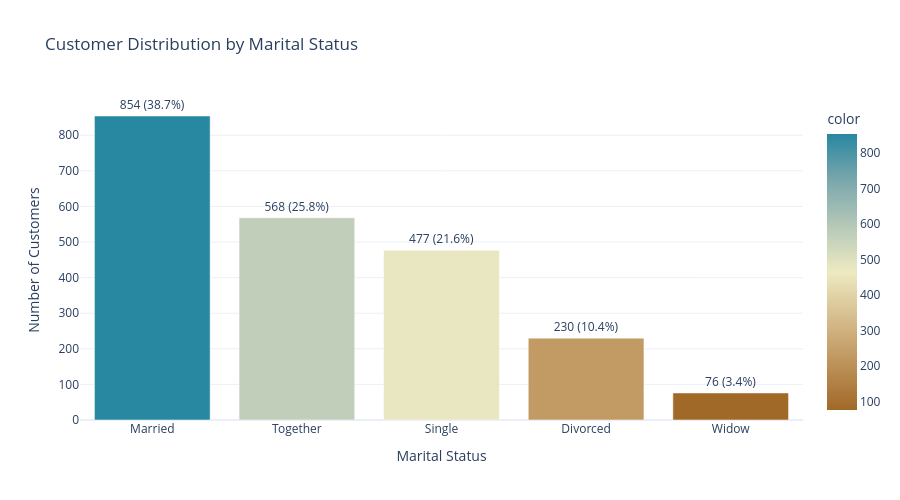

Notebook source saved alongside this figure:
### Markdown cell above
## 4. Customer Demographics

Understanding who our customers are in terms of education, marital status, and family composition. This demographic information can help tailor marketing messages and product offerings to different customer segments.

### Code cell
# Marital status distribution - bar chart
marital_cols = [col for col in ifood_df.columns if col.startswith('marital_')]
marital_counts = ifood_df[marital_cols].sum().sort_values(ascending=False)
marital_counts.index = [col.replace('marital_', '') for col in marital_counts.index]

# Calculate percentages
marital_pct = (marital_counts / len(ifood_df) * 100).round(1)

fig = px.bar(
    x=marital_counts.index,
    y=marital_counts.values,
    title='Customer Distribution by Marital Status',
    labels={'x': 'Marital Status', 'y': 'Number of Customers'},
    color=marital_counts.values,
    color_continuous_scale='earth',
    text=[f"{count} ({pct}%)" for count, pct in zip(marital_counts.values, marital_pct.values)]
)
fig.update_traces(textposition='outside')
fig.update_layout(showlegend=False, height=500)
fig.show()

### Figure 1 — Plotly figure (JSON) as saved in the notebook; plotly's stock layout.template omitted (floating-point values rounded to 4 significant figures)
{"data": [{"alignmentgroup": "True", "hovertemplate": "Marital Status=%{x}<br>Number of Customers=%{y}<br>text=%{text}<br>color=%{marker.color}<extra></extra>", "legendgroup": "", "marker": {"color": [854, 568, 477, 230, 76], "coloraxis": "coloraxis", "pattern": {"shape": ""}}, "name": "", "offsetgroup": "", "orientation": "v", "showlegend": false, "text": ["854 (38.7%)", "568 (25.8%)", "477 (21.6%)", "230 (10.4%)", "76 (3.4%)"], "textposition": "outside", "x": ["Married", "Together", "Single", "Divorced", "Widow"], "xaxis": "x", "y": [854, 568, 477, 230, 76], "yaxis": "y", "type": "bar"}], "layout": {"xaxis": {"anchor": "y", "domain": [0.0, 1.0], "title": {"text": "Marital Status"}}, "yaxis": {"anchor": "x", "domain": [0.0, 1.0], "title": {"text": "Number of Customers"}}, "coloraxis": {"colorbar": {"title": {"text": "color"}}, "colorscale": [[0.0, "rgb(161, 105, 40)"], [0.1667, "rgb(189, 146, 90)"], [0.3333, "rgb(214, 189, 141)"], [0.5, "rgb(237, 234, 194)"], [0.6667, "rgb(181, 200, 184)"], [0.8333, "rgb(121, 167, 172)"], [1.0, "rgb(40, 135, 161)"]]}, "legend": {"tracegroupgap": 0}, "title": {"text": "Customer Distribution by Marital Status"}, "barmode": "relative", "showlegend": false, "height": 500}}
